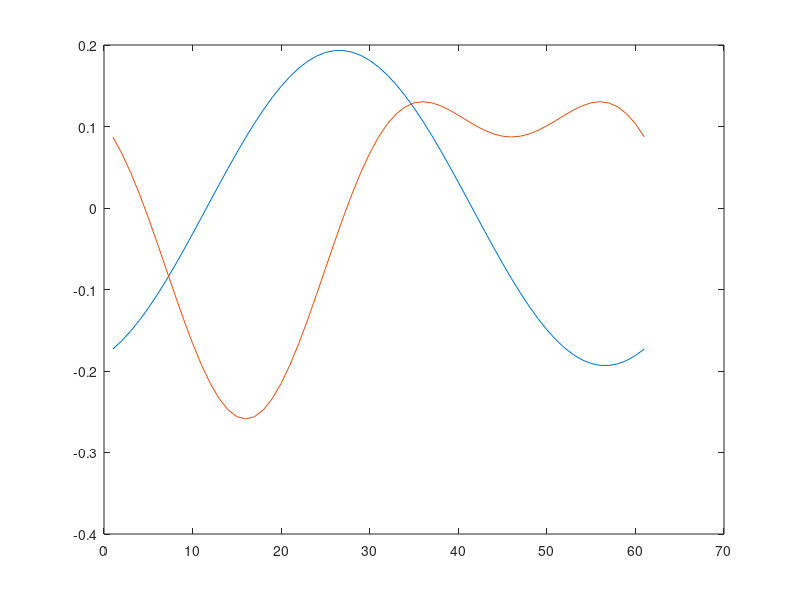
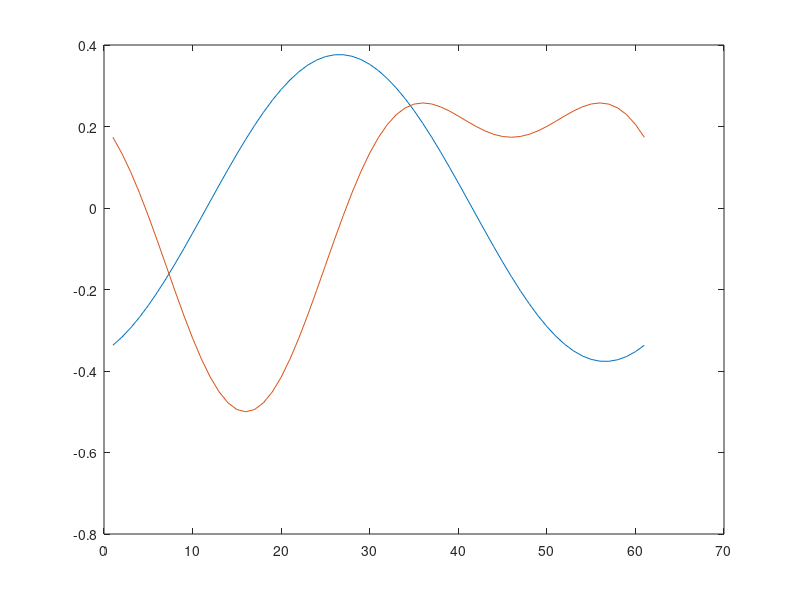
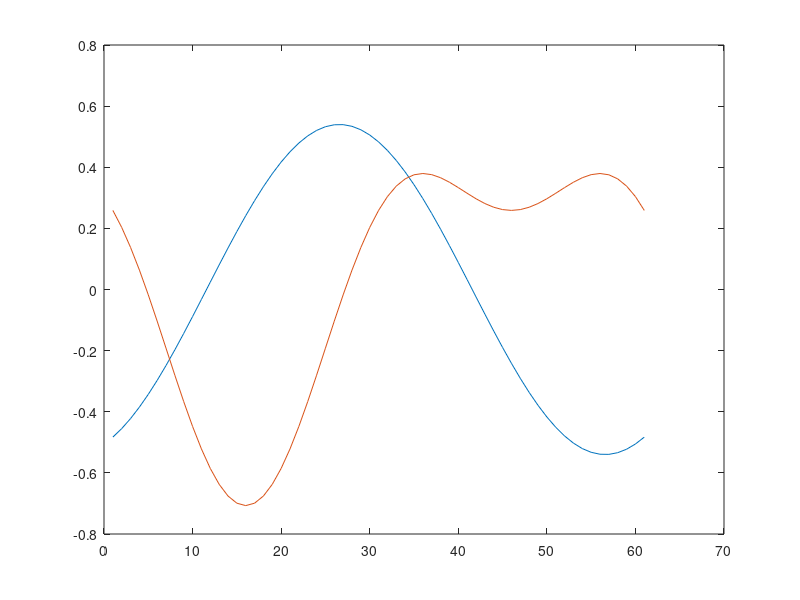
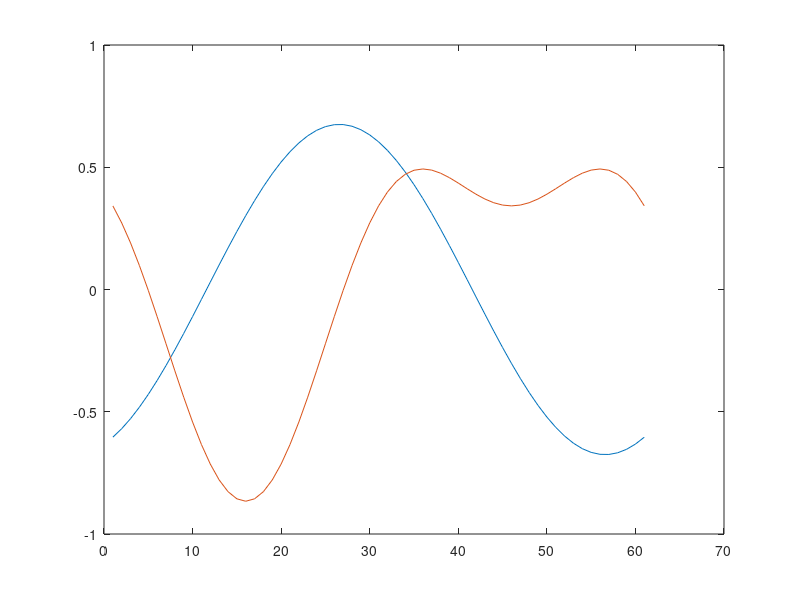

Recreate these plots in MATLAB, in order.
for ii = 5:5:180
    theta = ii;
    phi = linspace(-pi, pi, 61);

    Mx = -cosd(theta).^2.*sind(theta).*sin(phi)+sind(2*theta).*cosd(theta).*cos(phi);
    My = sind(theta).*(cos(phi).^2-cosd(2*theta).*sin(phi).^2)+sind(2*theta)*cosd(theta)*sin(phi);
    figure()
    plot(Mx)
    hold on
    plot(My)
    hold off
    intMx = sum(Mx);

    intMy = sum(My);


    sig(ii)=sqrt(intMx.^2 + intMy.^2)./(2*pi);
end